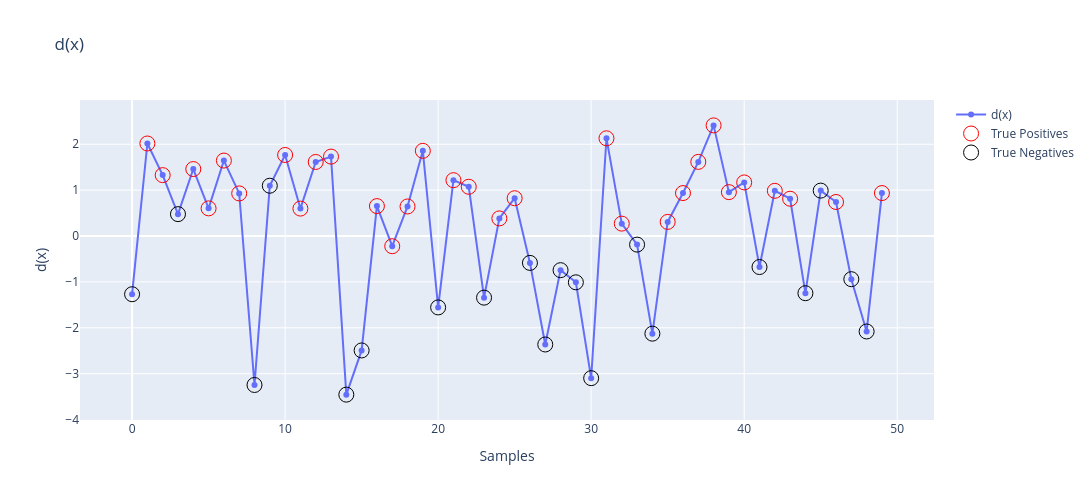
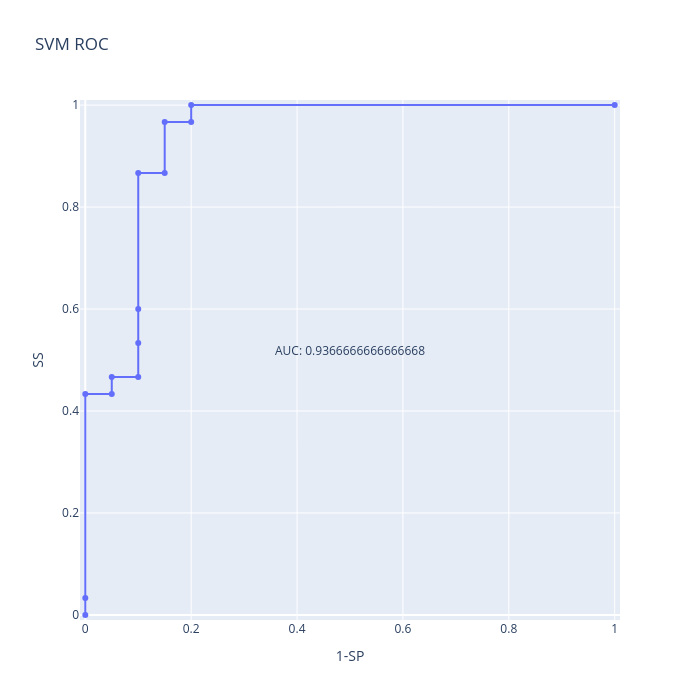

These figures' notebook cell, in order:
### Markdown cell above
Plot classifier ROC and compute AUC.

### Code cell
from sklearn.metrics import roc_curve, auc

dx = W.T@X_test.T+b

ixPos=np.where(y_test==1)[0]
ixNeg=np.where(y_test==-1)[0]

print(ixNeg)

# Plot the decision function values for the test samples, highlighting the true positives and true negatives. The decision function values indicate how far the samples are from the hyperplane, with positive values indicating samples predicted to belong to class +1 and negative values indicating samples predicted to belong to class -1. The true positives are highlighted in red, while the true negatives are highlighted in black.
fig=go.Figure()
fig.add_scatter(x=np.arange(dx.shape[0]),y=dx,mode='lines+markers',name="d(x)")
fig.add_scatter(x=ixPos,y=dx[ixPos],mode='markers',marker_size=15,
                marker_symbol="circle-open",marker=dict(color="red"),line=dict(width=3,color='red'),name="True Positives")
fig.add_scatter(x=ixNeg,y=dx[ixNeg],mode='markers',marker_size=15,
                marker_symbol="circle-open",marker=dict(color="black"),line=dict(width=3,color='red'),name="True Negatives")
fig.update_layout(autosize=False,width=1200,height=500,title=dict(text="d(x)"))
fig.update_xaxes(title_text="Samples")
fig.update_yaxes(title_text="d(x)")
fig.show()

#ROC
fpr, tpr, _= roc_curve(y_test,dx,pos_label=1)
figR = go.Figure()
figR.add_scatter(x=fpr, y=tpr,mode='lines+markers')
figR.update_layout(autosize=False,width=700,height=700,title=dict(text="SVM ROC"))
figR.update_xaxes(title_text="1-SP",range=[-0.01, 1.01])
figR.update_yaxes(title_text="SS",range=[-0.01, 1.01])
    
#Area under de curve for Euclidean MDC
roc_auc = auc(fpr, tpr)
figR.add_annotation(x=0.5, y=0.5,
            text="AUC: "+str(roc_auc),
            showarrow=False,
            yshift=10)
figR.show()

### Figure 1 — Plotly figure (JSON) as saved in the notebook; plotly's stock layout.template omitted (floating-point values rounded to 4 significant figures)
{"data": [{"mode": "lines+markers", "name": "d(x)", "type": "scatter", "x": [0, 1, 2, 3, 4, 5, 6, 7, 8, 9, 10, 11, 12, 13, 14, 15, 16, 17, 18, 19, 20, 21, 22, 23, 24, 25, 26, 27, 28, 29, 30, 31, 32, 33, 34, 35, 36, 37, 38, 39, 40, 41, 42, 43, 44, 45, 46, 47, 48, 49], "y": [-1.268, 2.016, 1.327, 0.4774, 1.46, 0.603, 1.645, 0.9288, -3.246, 1.096, 1.766, 0.5982, 1.614, 1.731, -3.456, -2.492, 0.6528, -0.2221, 0.6442, 1.856, -1.555, 1.217, 1.073, -1.342, 0.3844, 0.8243, -0.5854, -2.363, -0.7434, -1.008, -3.097, 2.13, 0.2704, -0.1867, -2.127, 0.3077, 0.9365, 1.616, 2.411, 0.9566, 1.168, -0.6755, 0.9853, 0.8128, -1.246, 0.9901, 0.7419, -0.94, -2.079, 0.9365]}, {"line": {"color": "red", "width": 3}, "marker": {"color": "red", "size": 15, "symbol": "circle-open"}, "mode": "markers", "name": "True Positives", "type": "scatter", "x": [1, 2, 4, 5, 6, 7, 10, 11, 12, 13, 16, 17, 18, 19, 21, 22, 24, 25, 31, 32, 35, 36, 37, 38, 39, 40, 42, 43, 46, 49], "y": [2.016, 1.327, 1.46, 0.603, 1.645, 0.9288, 1.766, 0.5982, 1.614, 1.731, 0.6528, -0.2221, 0.6442, 1.856, 1.217, 1.073, 0.3844, 0.8243, 2.13, 0.2704, 0.3077, 0.9365, 1.616, 2.411, 0.9566, 1.168, 0.9853, 0.8128, 0.7419, 0.9365]}, {"line": {"color": "red", "width": 3}, "marker": {"color": "black", "size": 15, "symbol": "circle-open"}, "mode": "markers", "name": "True Negatives", "type": "scatter", "x": [0, 3, 8, 9, 14, 15, 20, 23, 26, 27, 28, 29, 30, 33, 34, 41, 44, 45, 47, 48], "y": [-1.268, 0.4774, -3.246, 1.096, -3.456, -2.492, -1.555, -1.342, -0.5854, -2.363, -0.7434, -1.008, -3.097, -0.1867, -2.127, -0.6755, -1.246, 0.9901, -0.94, -2.079]}], "layout": {"autosize": false, "height": 500, "title": {"text": "d(x)"}, "width": 1200, "xaxis": {"title": {"text": "Samples"}}, "yaxis": {"title": {"text": "d(x)"}}}}

### Figure 2 — Plotly figure (JSON) as saved in the notebook; plotly's stock layout.template omitted (floating-point values rounded to 4 significant figures)
{"data": [{"mode": "lines+markers", "type": "scatter", "x": [0.0, 0.0, 0.0, 0.05, 0.05, 0.1, 0.1, 0.1, 0.1, 0.15, 0.15, 0.2, 0.2, 1.0], "y": [0.0, 0.03333, 0.4333, 0.4333, 0.4667, 0.4667, 0.5333, 0.6, 0.8667, 0.8667, 0.9667, 0.9667, 1.0, 1.0]}], "layout": {"annotations": [{"showarrow": false, "text": "AUC: 0.9366666666666668", "x": 0.5, "y": 0.5, "yshift": 10}], "autosize": false, "height": 700, "title": {"text": "SVM ROC"}, "width": 700, "xaxis": {"range": [-0.01, 1.01], "title": {"text": "1-SP"}}, "yaxis": {"range": [-0.01, 1.01], "title": {"text": "SS"}}}}
